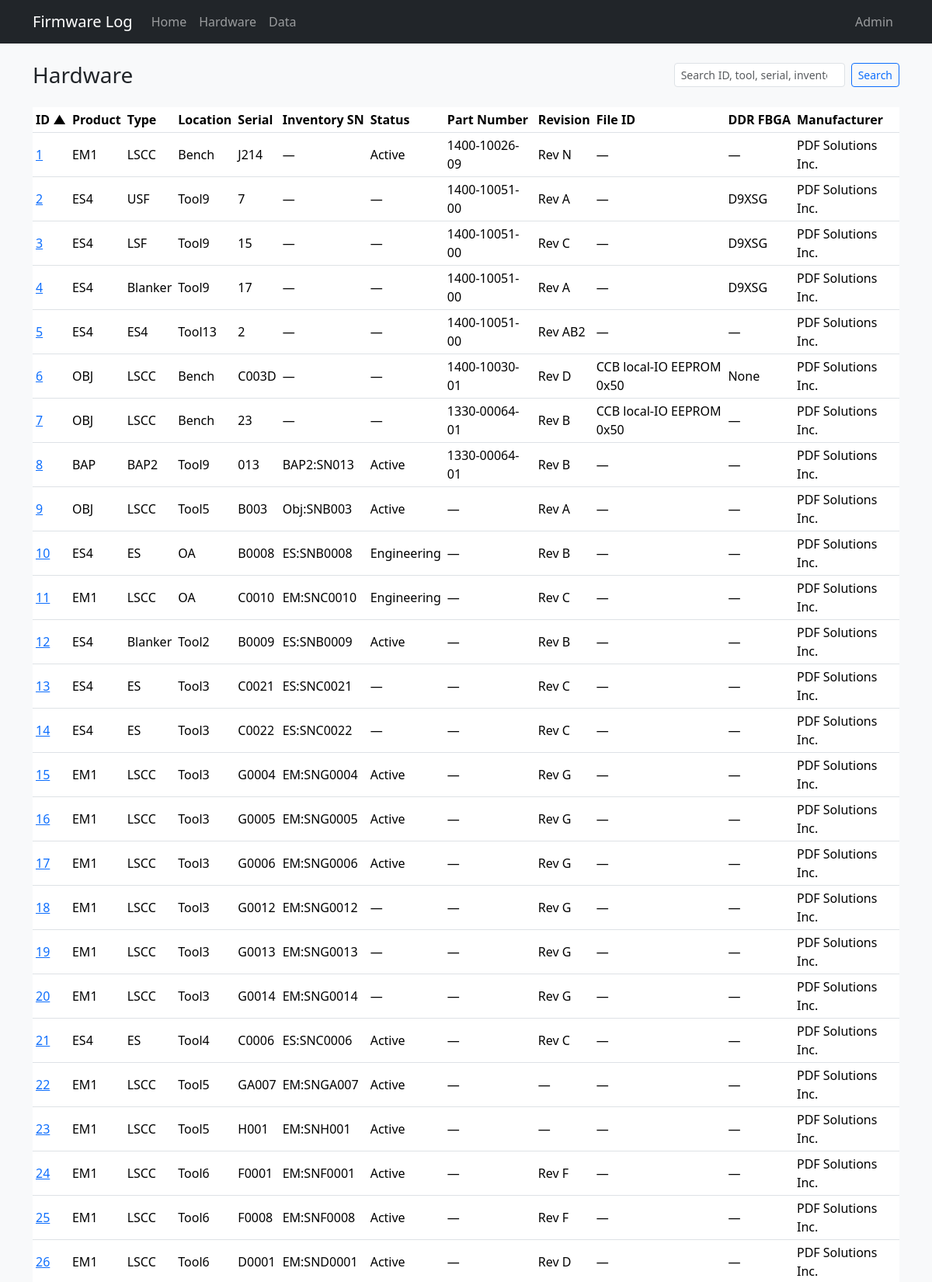
The page /hardware (upper part) on the database its author committed.
### tables this page shows
CREATE TABLE "boards" (
                board_id      INTEGER PRIMARY KEY,
                tool          TEXT,
                board_slot    TEXT,
                manufacturer  TEXT NOT NULL DEFAULT 'PDF Solutions Inc.',
                board_name    TEXT NOT NULL,
                serial        TEXT NOT NULL,
                part_number   TEXT,
                revision      TEXT,
                file_id       TEXT,
                product_name  TEXT NOT NULL,
                ddr_fbga      TEXT
            , inventory_serial TEXT, status TEXT, role TEXT, comment TEXT, open_item TEXT, po TEXT, modified_by TEXT, source_updated_at TEXT, data_source TEXT, dc_status TEXT, ac_status TEXT, gcal_status TEXT, adc_status TEXT, eeprom_status TEXT);

### app.py (the view)
@app.route("/hardware", endpoint="hardware")
def hardware():
    return _render_hardware()

### app.py (called while the page is built)
def _render_hardware():
    search = request.args.get("q", "").strip()
    sort = request.args.get("sort", "board_id")
    order = request.args.get("order", "asc")
    return render_template(
        "hardware.html",
        boards=db.list_hardware(search=search, sort=sort, order=order),
        search=search,
        sort=sort,
        order=order,
    )

### db.py (called while the page is built)
def dict_row(cursor, row):
    return {col[0]: row[i] for i, col in enumerate(cursor.description)}

@contextmanager
def get_db():
    conn = sqlite3.connect(DATABASE)
    conn.row_factory = dict_row
    try:
        yield conn
    finally:
        conn.close()

def fetch_all(query, params=()):
    with get_db() as conn:
        return conn.execute(query, params).fetchall()

def _board_search_clause(search, alias="b", extra_columns=()):
    if not search:
        return None, []
    like = f"%{search}%"
    columns = [col.format(a=alias) for col in BOARD_SEARCH_COLUMNS] + list(extra_columns)
    clause = "(" + " OR ".join(f"{col} LIKE ?" for col in columns) + ")"
    return clause, [like] * len(columns)

### templates/hardware.html (shortened to what this page needs)
{% extends "base.html" %}
{% from "macros.html" import hw_sort_link %}
{% block content %}
<div class="d-flex flex-wrap justify-content-between align-items-center gap-2 mb-4">
  <div>
    <h1 class="h3 mb-0">Hardware</h1>
  </div>
  <form id="search-form" action="{{ url_for('hardware') }}" method="get" class="d-flex gap-2">
    <input type="search" id="board-search" name="q" value="{{ search }}" class="form-control form-control-sm" placeholder="Search ID, tool, serial, inventory serial, status…">
    <button class="btn btn-sm btn-outline-primary" type="submit">Search</button>
  </form>
</div>
<div class="table-responsive">
  <table class="table table-sm table-hover align-middle">
    <thead>
      <tr>
        <th>{{ hw_sort_link('ID', 'board_id', sort, order, search) }}</th>
        <th>{{ hw_sort_link('Product', 'product_name', sort, order, search) }}</th>
        <th>{{ hw_sort_link('Type', 'board_name', sort, order, search) }}</th>
        <th>{{ hw_sort_link('Location', 'tool', sort, order, search) }}</th>
        <th>{{ hw_sort_link('Serial', 'serial', sort, order, search) }}</th>
        <th>{{ hw_sort_link('Inventory SN', 'inventory_serial', sort, order, search) }}</th>
        <th>{{ hw_sort_link('Status', 'status', sort, order, search) }}</th>
        <th>{{ hw_sort_link('Part Number', 'part_number', sort, order, search) }}</th>
        <th>{{ hw_sort_link('Revision', 'revision', sort, order, search) }}</th>
        <th>{{ hw_sort_link('File ID', 'file_id', sort, order, search) }}</th>
        <th>{{ hw_sort_link('DDR FBGA', 'ddr_fbga', sort, order, search) }}</th>
        <th>{{ hw_sort_link('Manufacturer', 'manufacturer', sort, order, search) }}</th>
      </tr>
    </thead>
    <tbody>
      {% for b in boards %}
      <tr>
        <td><a href="{{ url_for('board_detail', board_id=b.board_id) }}">{{ b.board_id }}</a></td>
        <td>{{ b.product_name }}</td>
        <td>{{ b.board_name }}</td>
        <td>{{ b.tool or '—' }}</td>
        <td>{{ b.serial }}</td>
        <td>{{ b.inventory_serial or '—' }}</td>
        <td>{{ b.status or '—' }}</td>
        <td>{{ b.part_number or '—' }}</td>
        <td>{{ b.revision or '—' }}</td>
        <td>{{ b.file_id or '—' }}</td>
        <td>{{ b.ddr_fbga or '—' }}</td>
        <td>{{ b.manufacturer or '—' }}</td>
      </tr>
      {% else %}
      <tr><td colspan="12" class="text-muted">No boards match your search.</td></tr>
      {% endfor %}
    </tbody>
  </table>
</div>
{% endblock %}

### static/style.css (style rules this page uses)
body { background-color: #f8f9fa; }
.table th { white-space: nowrap; }

### rows shown on the page
boards: board_id "1", product_name "EM1", board_name "LSCC", tool "Bench", serial "J214", inventory_serial "—", status "Active", part_number "1400-10026-09", revision "Rev N", file_id "—", ddr_fbga "—", manufacturer "PDF Solutions Inc."
boards: board_id "2", product_name "ES4", board_name "USF", tool "Tool9", serial "7", inventory_serial "—", status "—", part_number "1400-10051-00", revision "Rev A", file_id "—", ddr_fbga "D9XSG", manufacturer "PDF Solutions Inc."
boards: board_id "3", product_name "ES4", board_name "LSF", tool "Tool9", serial "15", inventory_serial "—", status "—", part_number "1400-10051-00", revision "Rev C", file_id "—", ddr_fbga "D9XSG", manufacturer "PDF Solutions Inc."
boards: board_id "4", product_name "ES4", board_name "Blanker", tool "Tool9", serial "17", inventory_serial "—", status "—", part_number "1400-10051-00", revision "Rev A", file_id "—", ddr_fbga "D9XSG", manufacturer "PDF Solutions Inc."
boards: board_id "5", product_name "ES4", board_name "ES4", tool "Tool13", serial "2", inventory_serial "—", status "—", part_number "1400-10051-00", revision "Rev AB2", file_id "—", ddr_fbga "—", manufacturer "PDF Solutions Inc."
boards: board_id "6", product_name "OBJ", board_name "LSCC", tool "Bench", serial "C003D", inventory_serial "—", status "—", part_number "1400-10030-01", revision "Rev D", file "CCB local-IO EEPROM 0x50", ddr_fbga "None", manufacturer "PDF Solutions Inc."
boards: board_id "7", product_name "OBJ", board_name "LSCC", tool "Bench", serial "23", inventory_serial "—", status "—", part_number "1330-00064-01", revision "Rev B", file "CCB local-IO EEPROM 0x50", ddr_fbga "—", manufacturer "PDF Solutions Inc."
boards: board_id "8", product_name "BAP", board_name "BAP2", tool "Tool9", serial "013", inventory_serial "BAP2:SN013", status "Active", part_number "1330-00064-01", revision "Rev B", file_id "—", ddr_fbga "—", manufacturer "PDF Solutions Inc."
boards: board_id "9", product_name "OBJ", board_name "LSCC", tool "Tool5", serial "B003", inventory_serial "Obj:SNB003", status "Active", part_number "—", revision "Rev A", file_id "—", ddr_fbga "—", manufacturer "PDF Solutions Inc."
boards: board_id "10", product_name "ES4", board_name "ES", tool "OA", serial "B0008", inventory_serial "ES:SNB0008", status "Engineering", part_number "—", revision "Rev B", file_id "—", ddr_fbga "—", manufacturer "PDF Solutions Inc."
boards: board_id "11", product_name "EM1", board_name "LSCC", tool "OA", serial "C0010", inventory_serial "EM:SNC0010", status "Engineering", part_number "—", revision "Rev C", file_id "—", ddr_fbga "—", manufacturer "PDF Solutions Inc."
boards: board_id "12", product_name "ES4", board_name "Blanker", tool "Tool2", serial "B0009", inventory_serial "ES:SNB0009", status "Active", part_number "—", revision "Rev B", file_id "—", ddr_fbga "—", manufacturer "PDF Solutions Inc."
boards: board_id "13", product_name "ES4", board_name "ES", tool "Tool3", serial "C0021", inventory_serial "ES:SNC0021", status "—", part_number "—", revision "Rev C", file_id "—", ddr_fbga "—", manufacturer "PDF Solutions Inc."
boards: board_id "14", product_name "ES4", board_name "ES", tool "Tool3", serial "C0022", inventory_serial "ES:SNC0022", status "—", part_number "—", revision "Rev C", file_id "—", ddr_fbga "—", manufacturer "PDF Solutions Inc."
boards: board_id "15", product_name "EM1", board_name "LSCC", tool "Tool3", serial "G0004", inventory_serial "EM:SNG0004", status "Active", part_number "—", revision "Rev G", file_id "—", ddr_fbga "—", manufacturer "PDF Solutions Inc."
boards: board_id "16", product_name "EM1", board_name "LSCC", tool "Tool3", serial "G0005", inventory_serial "EM:SNG0005", status "Active", part_number "—", revision "Rev G", file_id "—", ddr_fbga "—", manufacturer "PDF Solutions Inc."
boards: board_id "17", product_name "EM1", board_name "LSCC", tool "Tool3", serial "G0006", inventory_serial "EM:SNG0006", status "Active", part_number "—", revision "Rev G", file_id "—", ddr_fbga "—", manufacturer "PDF Solutions Inc."
boards: board_id "18", product_name "EM1", board_name "LSCC", tool "Tool3", serial "G0012", inventory_serial "EM:SNG0012", status "—", part_number "—", revision "Rev G", file_id "—", ddr_fbga "—", manufacturer "PDF Solutions Inc."
boards: board_id "19", product_name "EM1", board_name "LSCC", tool "Tool3", serial "G0013", inventory_serial "EM:SNG0013", status "—", part_number "—", revision "Rev G", file_id "—", ddr_fbga "—", manufacturer "PDF Solutions Inc."
boards: board_id "20", product_name "EM1", board_name "LSCC", tool "Tool3", serial "G0014", inventory_serial "EM:SNG0014", status "—", part_number "—", revision "Rev G", file_id "—", ddr_fbga "—", manufacturer "PDF Solutions Inc."
boards: board_id "21", product_name "ES4", board_name "ES", tool "Tool4", serial "C0006", inventory_serial "ES:SNC0006", status "Active", part_number "—", revision "Rev C", file_id "—", ddr_fbga "—", manufacturer "PDF Solutions Inc."
boards: board_id "22", product_name "EM1", board_name "LSCC", tool "Tool5", serial "GA007", inventory_serial "EM:SNGA007", status "Active", part_number "—", revision "—", file_id "—", ddr_fbga "—", manufacturer "PDF Solutions Inc."
boards: board_id "23", product_name "EM1", board_name "LSCC", tool "Tool5", serial "H001", inventory_serial "EM:SNH001", status "Active", part_number "—", revision "—", file_id "—", ddr_fbga "—", manufacturer "PDF Solutions Inc."
boards: board_id "24", product_name "EM1", board_name "LSCC", tool "Tool6", serial "F0001", inventory_serial "EM:SNF0001", status "Active", part_number "—", revision "Rev F", file_id "—", ddr_fbga "—", manufacturer "PDF Solutions Inc."
boards: board_id "25", product_name "EM1", board_name "LSCC", tool "Tool6", serial "F0008", inventory_serial "EM:SNF0008", status "Active", part_number "—", revision "Rev F", file_id "—", ddr_fbga "—", manufacturer "PDF Solutions Inc."
boards: board_id "26", product_name "EM1", board_name "LSCC", tool "Tool6", serial "D0001", inventory_serial "EM:SND0001", status "Active", part_number "—", revision "Rev D", file_id "—", ddr_fbga "—", manufacturer "PDF Solutions Inc."

### other values the page prints
{{ label }} "ID Product Type Location Serial Inventory SN Status Part Number Revision File ID DDR FBGA Manufacturer"
